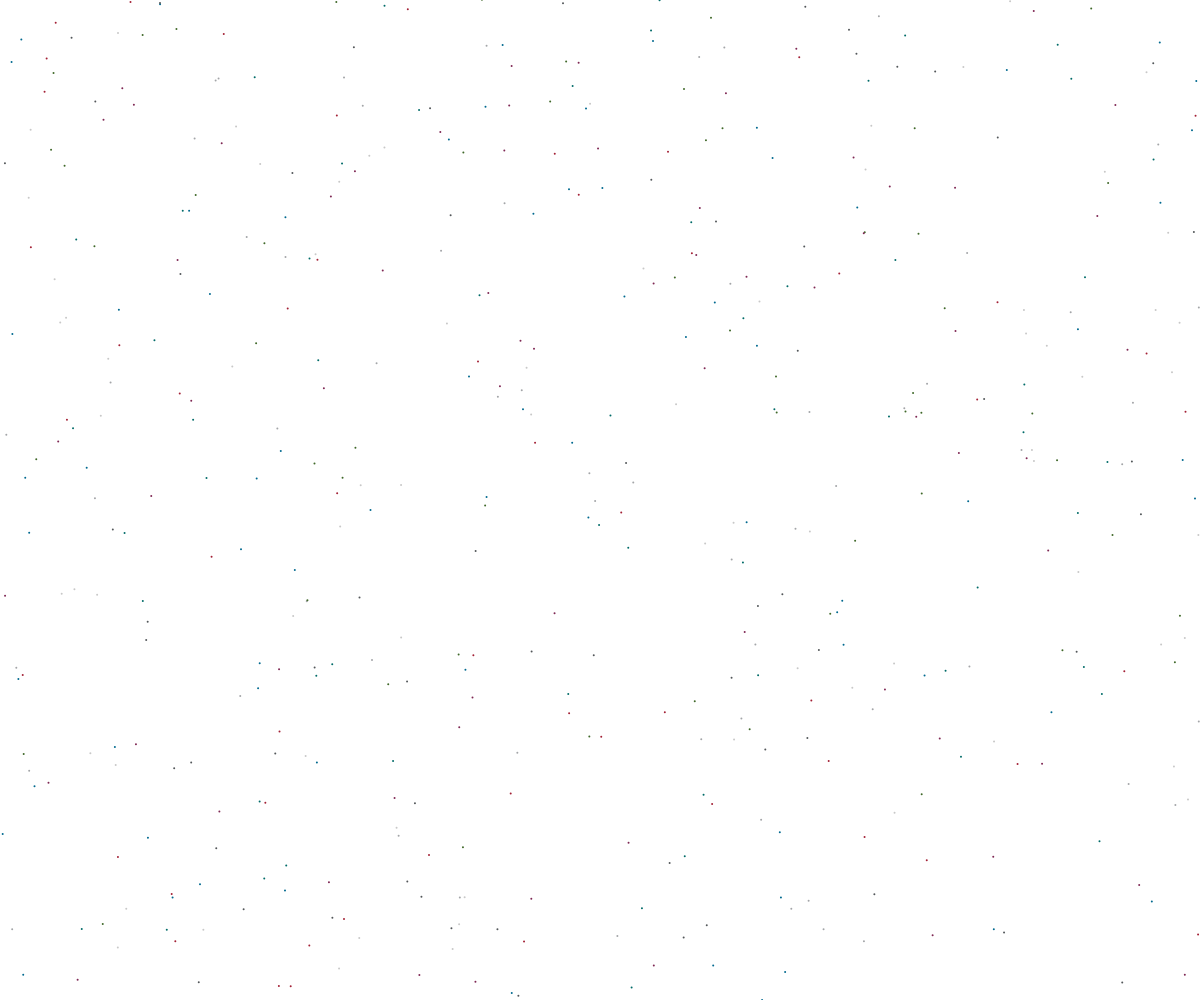
Frame 1 (no input)
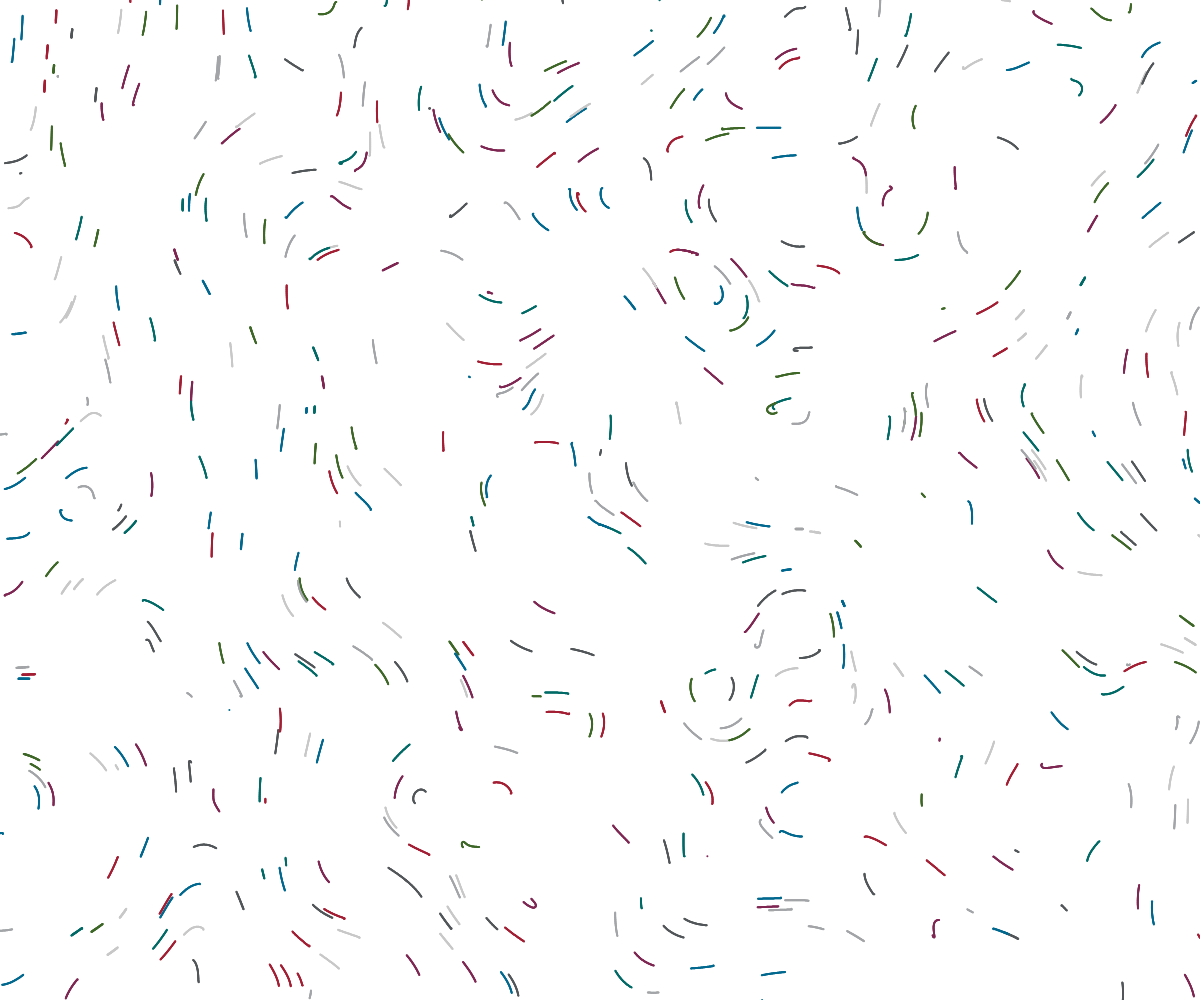
Frame 60 (no input)
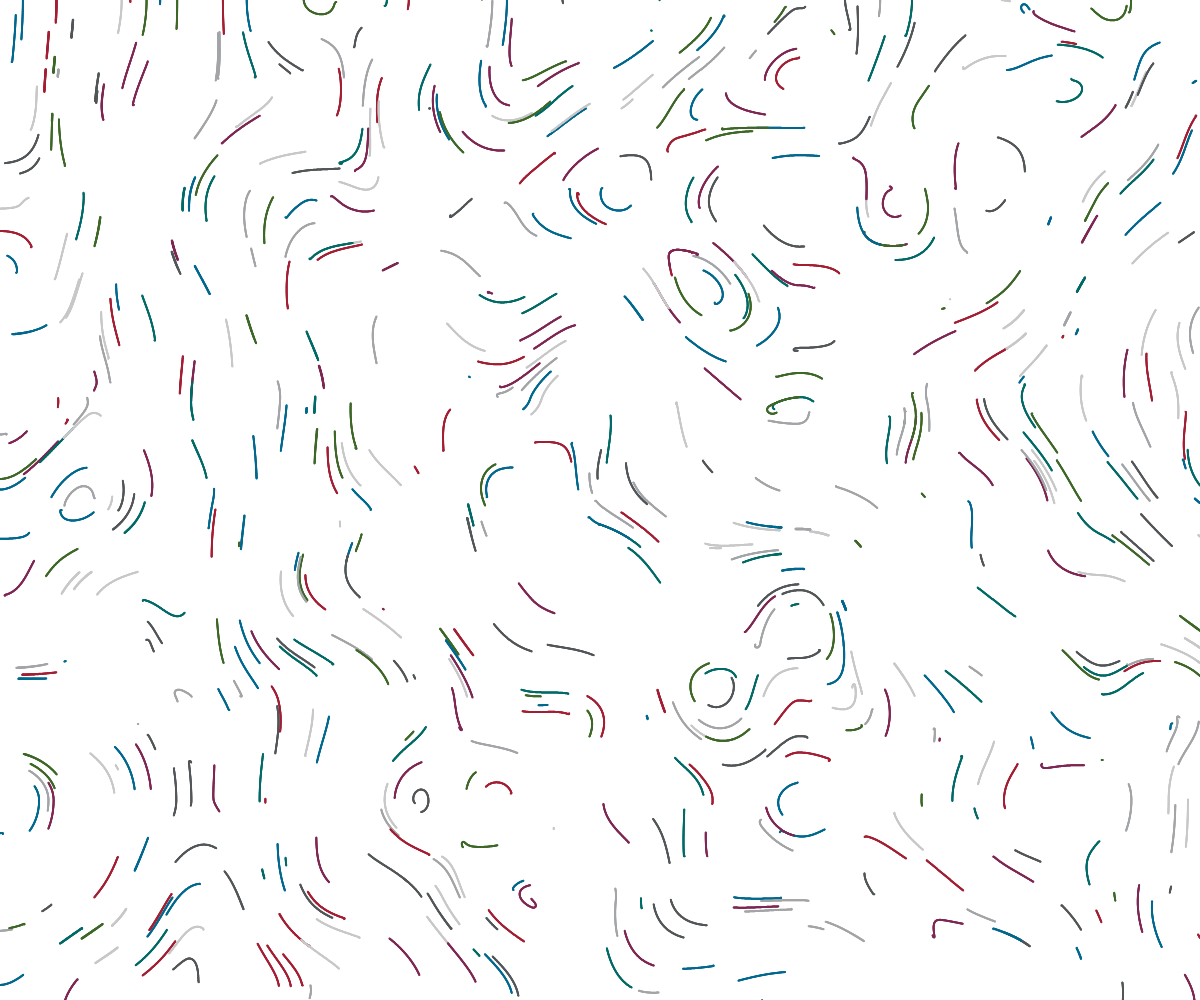
Frame 120 (the mouse pressed at the canvas centre since frame 60)

The p5.js sketch that drew these frames (run headless with seeded random() and noise() and a simulated clock; from frame 60 on, the mouse is pressed at the canvas centre):

// p5.js sketch
// ── sketch.js
let pos, colors;
const moveSpeed = 0.4;
const moveScale = 800;

var dadosArray =[
									
									61.7, 21.1, 9.1, 4.5, 2.1, 1.5
									];

function setup() {
	createCanvas(windowWidth, windowHeight);
	noStroke();
	
	colors = [color("#a32035"), color("#a3a5a8"), color("#53575a"), color("#c8c8c8"), color("#3f6829"), color("#00698f"), color("#006b68"), color("#7f2854")];
	pos = [];
	for(let i = 0; i < 500; i++){
		pos.push({
			x:random(width),
			y:random(height),
			c:colors[floor(random(colors.length))]
		});
	}
}

function draw() {
	for(let i = 0; i < pos.length; i++){
		with(pos[i]){
			let angle = noise(x / moveScale, y / moveScale) * TWO_PI * moveScale;
			x += cos(angle) * moveSpeed;
			y += sin(angle) * moveSpeed;
			fill(c);
			ellipse(x, y, 2, 2);
			if(x > width || x < 0 || y > height || y < 0 || random(1) < 0.001 ){
				x = random(width);
				y = random(height);
			}
		}
	}
}

function mousePressed(){
	for(let i = 0; i < 10; i++){
		pos.push({
			x:mouseX+dadosArray,
			y:mouseY+dadosArray,
			c:colors[floor(random(colors.length))]
		});
	}
}

function mouseDragged(){
	mousePressed();
}
